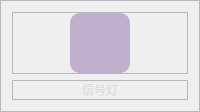
                            <widget class="QFrame" name="frame_192">
                             <property name="frameShape">
                              <enum>QFrame::Shape::StyledPanel</enum>
                             </property>
                             <property name="frameShadow">
                              <enum>QFrame::Shadow::Raised</enum>
                             </property>
                             <layout class="QVBoxLayout" name="verticalLayout_97">
                              <item>
                               <widget class="QFrame" name="frame_193">
                                <property name="frameShape">
                                 <enum>QFrame::Shape::StyledPanel</enum>
                                </property>
                                <property name="frameShadow">
                                 <enum>QFrame::Shadow::Raised</enum>
                                </property>
                                <layout class="QHBoxLayout" name="horizontalLayout_121">
                                 <property name="leftMargin">
                                  <number>0</number>
                                 </property>
                                 <property name="topMargin">
                                  <number>0</number>
                                 </property>
                                 <property name="rightMargin">
                                  <number>0</number>
                                 </property>
                                 <property name="bottomMargin">
                                  <number>0</number>
                                 </property>
                                 <item>
                                  <widget class="QPushButton" name="btn14">
                                   <property name="sizePolicy">
                                    <sizepolicy hsizetype="Expanding" vsizetype="Preferred">
                                     <horstretch>0</horstretch>
                                     <verstretch>0</verstretch>
                                    </sizepolicy>
                                   </property>
                                   <property name="minimumSize">
                                    <size>
                                     <width>60</width>
                                     <height>60</height>
                                    </size>
                                   </property>
                                   <property name="maximumSize">
                                    <size>
                                     <width>60</width>
                                     <height>60</height>
                                    </size>
                                   </property>
                                   <property name="font">
                                    <font>
                                     <family>微软雅黑</family>
                                     <pointsize>15</pointsize>
                                     <italic>false</italic>
                                     <bold>false</bold>
                                    </font>
                                   </property>
                                   <property name="cursor">
                                    <cursorShape>PointingHandCursor</cursorShape>
                                   </property>
                                   <property name="layoutDirection">
                                    <enum>Qt::LayoutDirection::LeftToRight</enum>
                                   </property>
                                   <property name="styleSheet">
                                    <string notr="true">QPushButton {
	background-image: url(:/forms/icons/heart_rate.png);
	border: no;
    background-position: center;
    background-repeat: no-repeat; 
	border-radius: 10px;
	background-color: rgba(82, 28, 129,0.3);

}

QPushButton:hover {
	background-color: rgb(162, 98, 199);
	border: none;
}</string>
                                   </property>
                                   <property name="text">
                                    <string/>
                                   </property>
                                  </widget>
                                 </item>
                                </layout>
                               </widget>
                              </item>
                              <item>
                               <widget class="QFrame" name="frame_194">
                                <property name="frameShape">
                                 <enum>QFrame::Shape::StyledPanel</enum>
                                </property>
                                <property name="frameShadow">
                                 <enum>QFrame::Shadow::Raised</enum>
                                </property>
                                <layout class="QHBoxLayout" name="horizontalLayout_112">
                                 <property name="spacing">
                                  <number>0</number>
                                 </property>
                                 <property name="leftMargin">
                                  <number>0</number>
                                 </property>
                                 <property name="topMargin">
                                  <number>0</number>
                                 </property>
                                 <property name="rightMargin">
                                  <number>0</number>
                                 </property>
                                 <property name="bottomMargin">
                                  <number>0</number>
                                 </property>
                                 <item>
                                  <widget class="QLabel" name="label_77">
                                   <property name="styleSheet">
                                    <string notr="true">font: 11pt &quot;微软雅黑&quot;;
color: rgb(221, 221, 221);
</string>
                                   </property>
                                   <property name="text">
                                    <string>信号灯</string>
                                   </property>
                                   <property name="alignment">
                                    <set>Qt::AlignmentFlag::AlignCenter</set>
                                   </property>
                                  </widget>
                                 </item>
                                </layout>
                               </widget>
                              </item>
                             </layout>
                            </widget>
